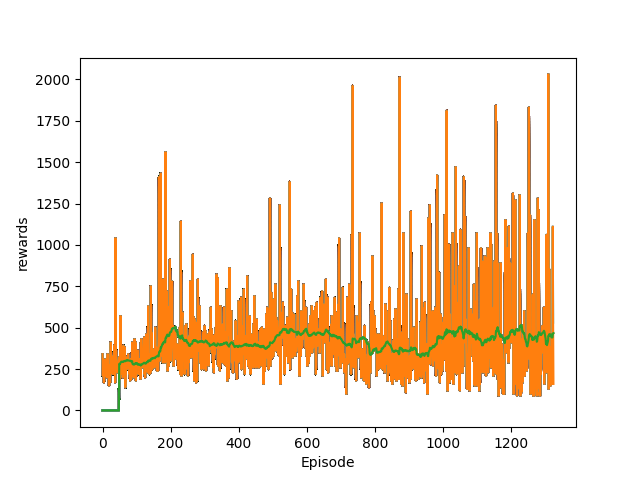

Reproduce this figure in Python.
import os
import time
import numpy as np
import torch.optim as optim
import torch
from collections import namedtuple, deque
import matplotlib.pyplot as plt
from collections import deque, namedtuple
import random
from cnn import PacmanNet
from game import GameWrapper
import random
import matplotlib
import torch
import torch.nn as nn

from run import GameState

matplotlib.use("Agg")
device = torch.device("cuda" if torch.cuda.is_available() else "cpu")
N_ACTIONS = 4
BATCH_SIZE = 128
SAVE_EPISODE_FREQ = 100
GAMMA = 0.99
MOMENTUM = 0.95
sync_every = 1000
Experience = namedtuple(
    "Experience", field_names=["state", "action", "reward", "done", "new_state"]
)

REVERSED = {0: 1, 1: 0, 2: 3, 3: 2}
EPS_START = 1.0
EPS_END = 0.1
MAX_EPISODES = 1000


class ExperienceReplay:
    def __init__(self, capacity) -> None:
        self.exps = deque(maxlen=capacity)

    def append(self, state, action, reward, next_state, done):
        self.exps.append(Experience(state, action, reward, done, next_state))

    def sample(self, batch_size):
        return random.sample(self.exps, batch_size)

    def __len__(self):
        return len(self.exps)


class PacmanNet(nn.Module):
    def __init__(self):
        super(PacmanNet, self).__init__()
        self.conv1 = nn.Conv2d(4, 16, kernel_size=3, stride=1, padding=1)
        self.relu1 = nn.ReLU()
        self.conv2 = nn.Conv2d(16, 32, kernel_size=3, stride=1, padding=1)
        self.relu2 = nn.ReLU()
        self.fc_v = nn.Linear(32 * 31 * 28, 256)
        self.relu_v = nn.ReLU()
        self.fc_a = nn.Linear(32 * 31 * 28, 256)
        self.relu_a = nn.ReLU()
        self.fc_value = nn.Linear(256, 1)
        self.fc_advantage = nn.Linear(256, 4)

    def forward(self, x):
        x = self.conv1(x)
        x = self.relu1(x)
        x = self.conv2(x)
        x = self.relu2(x)
        x = x.view(x.size(0), -1)

        v = self.fc_v(x)
        v = self.relu_v(v)
        v = self.fc_value(v)

        a = self.fc_a(x)
        a = self.relu_a(a)
        a = self.fc_advantage(a)

        q = v + (a - torch.mean(a, dim=1, keepdim=True))

        return q


class PacmanAgent:
    def __init__(self):
        self.steps = 0
        self.score = 0
        self.target = PacmanNet().to(device)
        self.policy = PacmanNet().to(device)
        self.target.load_state_dict(self.policy.state_dict())
        self.target.eval()
        self.memory = ExperienceReplay(18000)
        self.game = GameWrapper()
        self.lr = 0.0003
        self.last_action = 0
        self.buffer = deque(maxlen=4)
        self.last_reward = -1
        self.rewards = []
        self.loop_action_counter = 0
        self.score = 0
        self.episode = 0
        self.optimizer = optim.Adam(self.policy.parameters(), lr=self.lr)
        # self.scheduler = lr_scheduler.ExponentialLR(self.optimizer, gamma=0.8)
        self.losses = []
        self.epsilon = 1
        self.last_state = GameState()

    def calculate_reward(
        self, done, lives, hit_ghost, action, prev_score, info: GameState, state
    ):
        reward = 0
        time_penalty = -0.01
        movement_penalty = -0.1
        invalid_mode = self.check_cells(info, action)
        progress = round((info.collected_pellets / info.total_pellets) * 10)
        if done:
            if lives > 0:
                print("won")
                reward = 50
            else:
                reward = -50
            return reward
        if self.score - prev_score == 10:
            reward += 1
        if self.score - prev_score == 50:
            print("power up")
            reward += 5
        if reward > 0:
            reward += progress
        if self.score - prev_score >= 200:
            reward += 20 * ((self.score - prev_score) / 200)
        if info.invalid_move and invalid_mode:
            reward -= 10
        if hit_ghost:
            reward -= 30
        reward += time_penalty
        reward += movement_penalty

        index = np.where(info.fram == 5)
        if len(index[0]) != 0:
            x = index[0][0]
            y = index[1][0]
            try:
                n1 = info.fram[x + 1][y]
                n2 = info.fram[x - 1][y]
                n3 = info.fram[x][y + 1]
                n4 = info.fram[x][y - 1]
            except IndexError:
                n1 = 0
                n2 = 0
                n3 = 0
                n4 = 0
                print("x", index[0][0], "y", index[1][0])
                print("x", index[0][0], "y", index[1][0])
            if -6 in (n1, n2, n3, n4):
                reward -= 30
            elif 3 in (n1, n2, n3, n4):
                reward += 1 + progress
            elif 4 in (n1, n2, n3, n4):
                reward += 3 + progress
        if action == REVERSED[self.last_action]:
            reward -= 5
        reward = round(reward, 2)
        return reward

    def get_reward(self, done, lives, hit_ghost, action, prev_score, info: GameState):
        reward = 0
        invalid_move = self.check_cells(info, action)
        if done:
            if lives > 0:
                print("won")
                reward = 10
            else:
                reward = -10
            return reward
        progress = int((info.collected_pellets / info.total_pellets) * 5)
        if self.score - prev_score == 10:
            reward += 4 
        if self.score - prev_score == 50:
            reward += 5 
        if self.score - prev_score >= 200:
            reward += 1
        if hit_ghost:
            reward -= 10
        if info.invalid_move and invalid_move:
            reward -= 3
        reward -= 1
        return reward

    def write_matrix(self, matrix):
        with open("outfile.txt", "wb") as f:
            for line in matrix:
                np.savetxt(f, line, fmt="%.2f")

    def learn(self):
        if len(self.memory) < BATCH_SIZE:
            return

        experiences = self.memory.sample(BATCH_SIZE)
        batch = Experience(*zip(*experiences))

        state_batch = torch.cat(batch.state)
        action_batch = torch.cat(batch.action)
        new_state_batch = torch.cat(batch.new_state)
        reward_batch = torch.cat(batch.reward)
        dones = torch.tensor(batch.done, dtype=torch.float32).to(device)
        predicted_Q_values = self.policy(state_batch)
        predicted_state_action_values = predicted_Q_values.gather(1, action_batch)
        with torch.no_grad():
            next_Q_values_target = self.target(new_state_batch)
            next_state_values = next_Q_values_target.max(1)[0]

        target_values = reward_batch + GAMMA * (1 - dones) * next_state_values
        target_values = target_values.unsqueeze(1)
        criterion = torch.nn.SmoothL1Loss()
        loss = criterion(predicted_state_action_values, target_values).to(device)
        self.losses.append(loss.item())

        self.optimizer.zero_grad()
        loss.backward()
        # for param in self.policy.parameters():
        #     param.grad.data.clamp_(-1, 1)
        self.optimizer.step()
        if self.steps % sync_every == 0:
            self.target.load_state_dict(self.policy.state_dict())

    def act(self, state, eval=False):
        if eval:
            with torch.no_grad():
                q_values = self.policy(state)
            vals = q_values.max(1)[1]
            return vals.view(1, 1)
        rand = random.random()
        self.steps += 1
        if rand > self.epsilon:
            with torch.no_grad():
                outputs = self.policy(state)
            return outputs.max(1)[1].view(1, 1)
        else:
            action = random.randrange(N_ACTIONS)
            while action == REVERSED[self.last_action]:
                action = random.randrange(N_ACTIONS)
            return torch.tensor([[action]], device=device, dtype=torch.long)

    def plot_rewards(self, items, name="plot.png", label="rewards", avg=100):
        plt.figure(1)
        rewards = torch.tensor(items, dtype=torch.float)
        plt.xlabel("Episode")
        plt.ylabel(label)
        plt.plot(rewards.numpy())
        if len(rewards) >= avg:
            means = rewards.unfold(0, avg, 1).mean(1).view(-1)
            means = torch.cat((torch.zeros(avg - 1), means))
            plt.plot(means.numpy())
        plt.pause(0.001)
        plt.savefig(name)

    def process_state(self, states):
        tensor = [torch.from_numpy(arr).float().to(device) for arr in states]

        # frightened_ghosts_tensor = torch.from_numpy(
        #     states[3]).float().to(device)
        channel_matrix = torch.stack(tensor, dim=0)
        channel_matrix = channel_matrix.unsqueeze(0)
        return channel_matrix

    def save_model(self, force=False):
        if (self.episode % SAVE_EPISODE_FREQ == 0 and self.episode != 0) or force:
            torch.save(
                self.policy.state_dict(),
                os.path.join(
                    os.getcwd() + "\\results",
                    f"policy-model-{self.episode}-{self.steps}.pt",
                ),
            )
            torch.save(
                self.target.state_dict(),
                os.path.join(
                    os.getcwd() + "\\results",
                    f"target-model-{self.episode}-{self.steps}.pt",
                ),
            )
            torch.save(
                self.optimizer.state_dict(),
                os.path.join(
                    os.getcwd() + "\\results",
                    f"optimizer-{self.episode}-{self.steps}.pt",
                ),
            )

    def load_model(self, name, eval=False):
        path = os.path.join(os.getcwd() + "\\results", f"target-model-{name}.pt")
        self.target.load_state_dict(torch.load(path))
        path = os.path.join(os.getcwd() + "\\results", f"policy-model-{name}.pt")
        self.policy.load_state_dict(torch.load(path))

        if eval:
            self.target.eval()
            self.policy.eval()
        else:
            path = os.path.join(os.getcwd() + "\\results", f"optimizer-{name}.pt")
            self.optimizer.load_state_dict(torch.load(path))
            name_parts = name.split("-")
            self.episode = int(name_parts[0])
            self.steps = int(name_parts[1])
            self.target.train()
            self.policy.train()

    def check_cells(self, info, action):
        row_indices, col_indices = np.where(info.frame == 5)
        invalid_in_maze = False
        if row_indices.size > 0:
            x = row_indices[0]
            y = col_indices[0]
            try:
                upper_cell = info.frame[x - 1][y]
                lower_cell = info.frame[x + 1][y]
                right_cell = info.frame[x][y + 1]
                left_cell = info.frame[x][y - 1]
            except IndexError:
                upper_cell = 0
                lower_cell = 0
                right_cell = 0
                left_cell = 0
            if info.invalid_move:
                if action == 0:
                    if upper_cell == 1:
                        invalid_in_maze = True
                elif action == 1:
                    if lower_cell == 1:
                        invalid_in_maze = True
                elif action == 2:
                    if left_cell == 1:
                        invalid_in_maze = True
                elif action == 3:
                    if right_cell == 1:
                        invalid_in_maze = True
        return invalid_in_maze

    def train(self):
        if self.episode >= MAX_EPISODES:
            self.save_model(force=True)
            exit()
        self.save_model()
        obs = self.game.start()
        self.episode += 1
        random_action = random.choice([0, 1, 2, 3])
        obs, self.score, done, info = self.game.step(random_action)
        # state = self.process_state(obs)
        # tensor = [torch.from_numpy(arr).float().to(device) for arr in info.state]
        # state = torch.stack(tensor, dim=0).unsqueeze(0)
        for i in range(6):
            obs, self.score, done, info = self.game.step(random_action)
            self.buffer.append(info.frame)
        state = self.process_state(self.buffer)
        last_score = 0
        lives = 3
        reward_total = 0
        while True:
            prev = info.state
            action = self.act(state)
            action_t = action.item()
            for i in range(4):
                if not done:
                    obs, self.score, done, info = self.game.step(action_t)
                    if lives != info.lives:
                        break

            self.buffer.append(info.frame)
            hit_ghost = False
            if lives != info.lives:
                # self.write_matrix(self.buffer)
                hit_ghost = True
                lives -= 1
                if not done:
                    for i in range(3):
                        _, _, _, _ = self.game.step(action_t)
            # tensor = [torch.from_numpy(arr).float().to(device) for arr in info.state]
            # next_state = torch.stack(tensor, dim=0).unsqueeze(0)
            next_state = self.process_state(self.buffer)

            reward_ = self.get_reward(
                done, lives, hit_ghost, action_t, last_score, info
            )
            self.last_state = info
            reward_total += reward_
            last_score = self.score
            action_tensor = torch.tensor([[action_t]], device=device, dtype=torch.long)
            self.memory.append(
                state,
                action_tensor,
                torch.tensor([reward_], device=device),
                next_state,
                done,
            )
            state = next_state
            # if self.steps % 2 == 0:
            self.learn()
            if not info.invalid_move:
                self.last_action = action_t
            # if self.steps % 100000 == 0:
            #     self.scheduler.step()
            if done:
                self.epsilon = max(
                    EPS_END,
                    EPS_START - (EPS_START - EPS_END) * (self.episode) / MAX_EPISODES,
                )
                self.log()
                self.rewards.append(self.score)
                self.plot_rewards(items=self.rewards, avg=50, name="dueling_dqn")
                # self.plot_rewards(items = self.losses,label="losses",name="losses.png", avg=50)
                time.sleep(1)
                self.game.restart()
                torch.cuda.empty_cache()
                break

    def log(self):
        current_lr = self.optimizer.param_groups[0]["lr"]
        print(
            "epsilon",
            round(self.epsilon, 3),
            "reward",
            self.score,
            "learning rate",
            current_lr,
            "episode",
            self.episode,
            "steps",
            self.steps,
        )

    def test(self, episodes=10):
        if self.episode < episodes:
            obs = self.game.start()
            self.episode += 1
            random_action = random.choice([0, 1, 2, 3])
            for i in range(6):
                obs, self.score, done, info = self.game.step(random_action)
                self.buffer.append(info.frame)
            state = self.process_state(self.buffer)
            lives = 3
            while True:
                action = self.act(state, eval=True)
                action_t = action.item()
                print(action_t)
                for i in range(3):
                    if not done:
                        obs, reward, done, info = self.game.step(action_t)
                    if lives != info.lives:
                        lives = info.lives
                        break
                self.buffer.append(info.frame)
                state = self.process_state(self.buffer)
                if done:
                    self.rewards.append(reward)
                    self.plot_rewards(name="test.png", items=self.rewards, avg=2)
                    self.game.restart()
                    torch.cuda.empty_cache()
                    break
        else:
            exit()


if __name__ == "__main__":
    agent = PacmanAgent()
    # agent.load_model(name="300-79595", eval=False)
    while True:
        agent.train()
        # agent.test()
